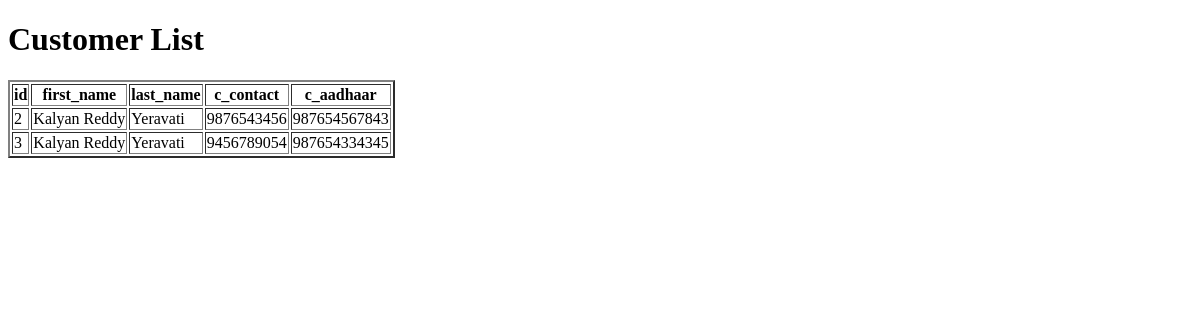
The app's page /Customer/list/, older data.
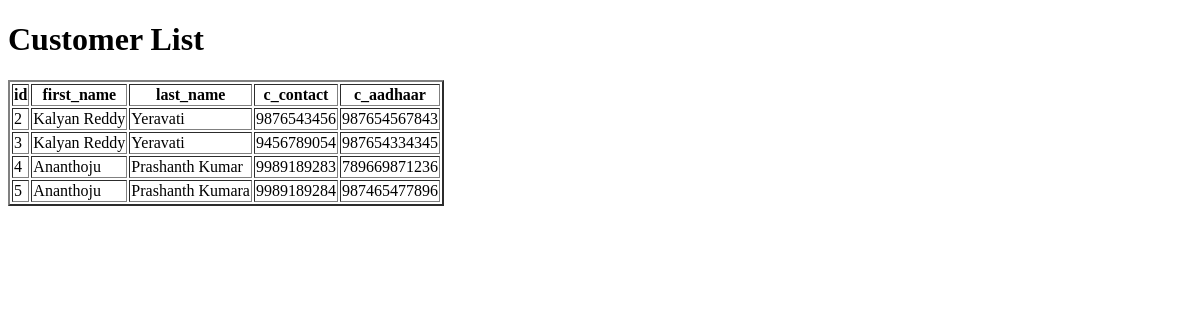
The same page, newer data.
### Customer/models.py (models this page shows)
class customer_register(User):
    c_contact=models.PositiveBigIntegerField(unique=True)
    c_dob=models.DateField()
    c_aadhaar=models.PositiveBigIntegerField(unique=True)
    c_image=models.ImageField()
    c_address=models.CharField(max_length=100)

### Customer/views.py (the view)
def customer_list(request):
    form=customer_register.objects.all()
    return render(request=request,template_name='customer_list.html',context={'form':form})

### Customer/Templates/customer_list.html (shortened to what this page needs)
<!DOCTYPE html>
<html lang="en">
<head>
</head>
<body>
    <h1>Customer List</h1>
    {% if form %}
    <table border="2">
        <tr>
            <th>id</th>
            <th>first_name</th>
            <th>last_name</th>
            <th>c_contact</th>
            <th>c_aadhaar</th>
        </tr>
        {% for i in form %}
        <tr>
            <td>{{i.id}}</td>
            <td>{{i.first_name}}</td>
            <td>{{i.last_name}}</td>
            <td>{{i.c_contact}}</td>
            <td>{{i.c_aadhaar}}</td>
        </tr>
        {% endfor %}
    </table>
    {% else %}
    <h3> Data not found</h3>
    {% endif %}
</body>
</html>

Row changes from the older to the newer data that the page shows:
added customer_register: id "4", first_name "Ananthoju", last_name "Prashanth Kumar", c_contact "9989189283", c_aadhaar "789669871236"
added customer_register: id "5", first_name "Ananthoju", last_name "Prashanth Kumara", c_contact "9989189284", c_aadhaar "987465477896"
